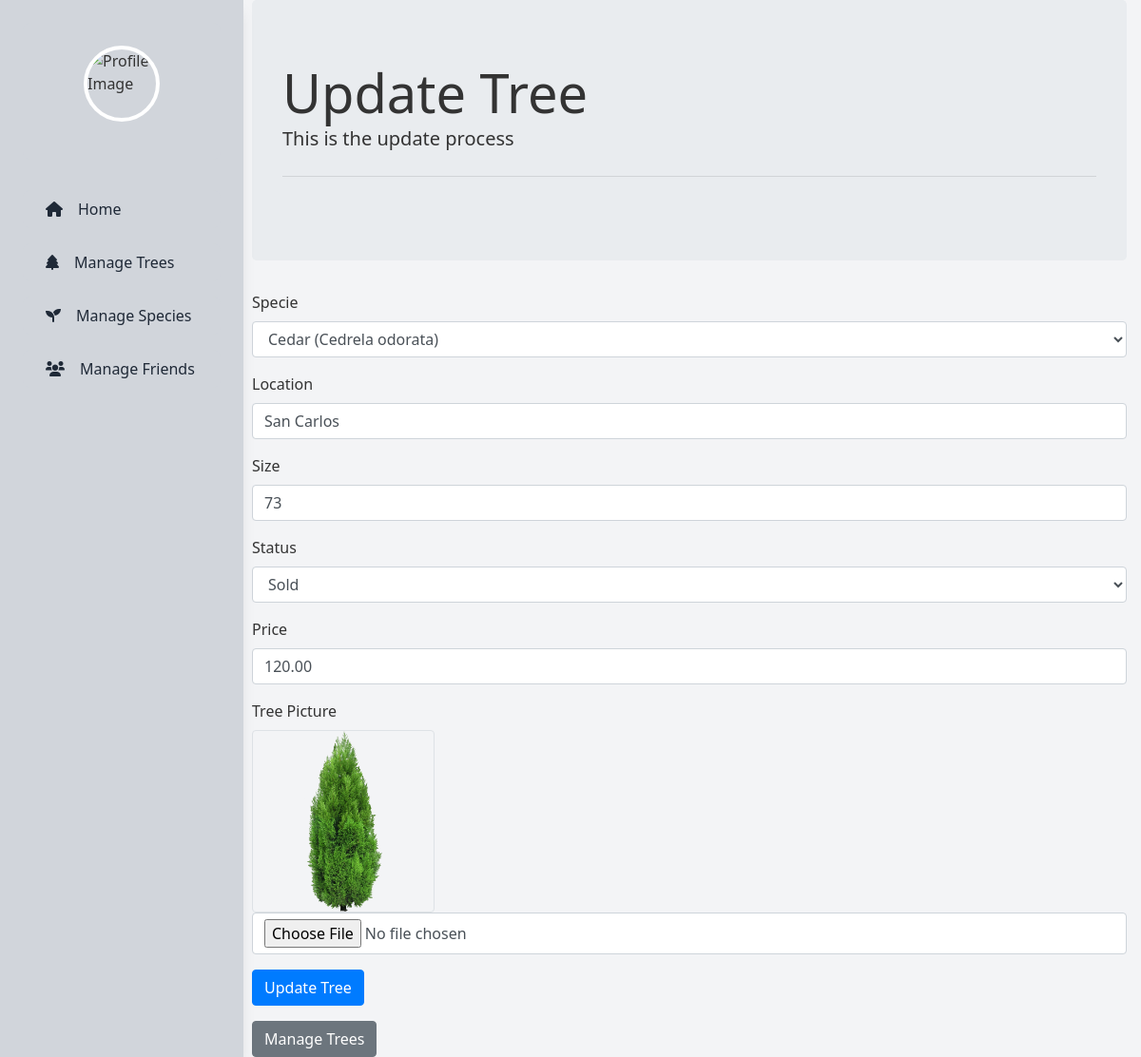
/administrator/update_tree.php?id=2, run on an earlier commit of the app's database.
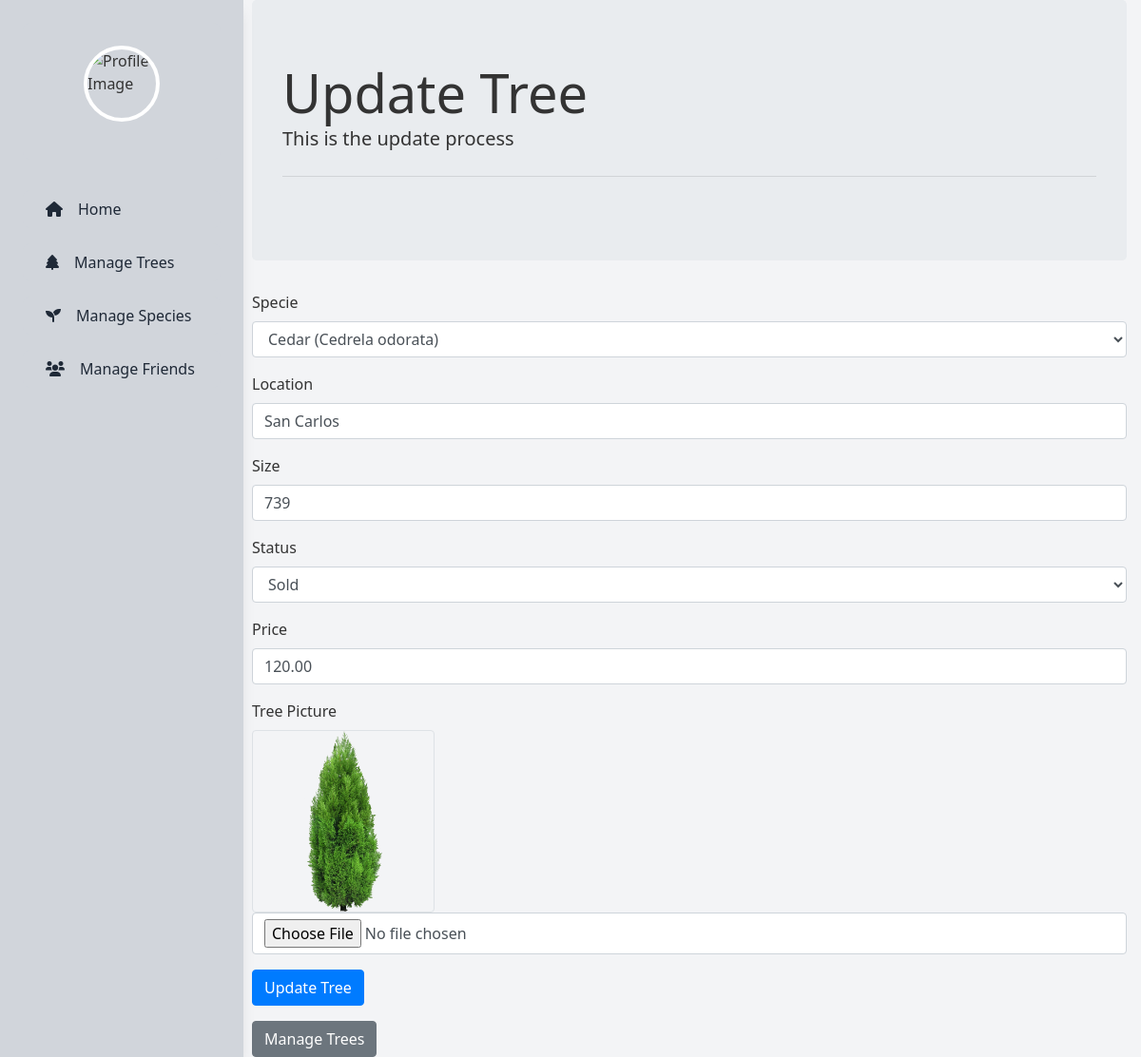
And on a later commit of the database.
### tables this page shows
CREATE TABLE `trees` (
  `Id_Tree` int(11) NOT NULL,
  `Specie_Id` int(11) DEFAULT NULL,
  `Location` varchar(255) NOT NULL,
  `Size` int(11) NOT NULL,
  `StatusT` int(1) NOT NULL DEFAULT 1,
  `Price` decimal(10,2) NOT NULL,
  `Photo_Path` varchar(255) DEFAULT NULL
);

CREATE TABLE `species` (
  `Id_Specie` int(11) NOT NULL,
  `Commercial_Name` varchar(100) DEFAULT NULL,
  `Scientific_Name` varchar(100) DEFAULT NULL,
  `StatusS` int(2) DEFAULT 1
);

### utils/administrator/admin_functions.php (called while the page is built, shortened)
<?php
function getConnection(): bool|mysqli {
    $servername = "localhost";
    $username   = "root";
    $password   = "";
    $dbname     = "mytrees";
    try {
        $conn = new mysqli($servername, $username, $password, $dbname, 3306);
        return $conn;
    } catch (Exception $e) {
        echo "Error de conexión: " . $e->getMessage();
        return false;
    }
}
function getSpecies(): array {
    $conn = getConnection();
    $species = [];
    if ($conn) {
        $query = "
            SELECT Id_Specie, Commercial_Name, Scientific_Name
            FROM species
            WHERE StatusS = 1
        ";
        $result = mysqli_query($conn, $query);
        if ($result) {
            while ($row = mysqli_fetch_assoc($result)) {
                $species[] = [
                    'Id_Specie'          => $row['Id_Specie'],
                    'Commercial_Name'    => $row['Commercial_Name'],
                    'Scientific_Name'    => $row['Scientific_Name'],
                ];
            }
        } else {
            echo "Query error: " . mysqli_error($conn);
        }
    } else {
        echo "Connection error: " . mysqli_connect_error();
    }
    return $species;
}
function getTreeById($id_tree): array {
    $conn = getConnection();
    $trees = [];
    if ($conn) {
        $query = "
            SELECT Id_Tree, Specie_Id, Location, Size, StatusT, Price, Photo_Path
            FROM trees
            WHERE Id_Tree = ?
        ";
        $stmt = mysqli_prepare($conn, $query);
        mysqli_stmt_bind_param($stmt, 'i', $id_tree);
        mysqli_stmt_execute($stmt);
        $result = mysqli_stmt_get_result($stmt);
        if ($result) {
            while ($row = mysqli_fetch_assoc($result)) {
                $trees[] = [
                    'Id_Tree'       => $row['Id_Tree'],
                    'Specie_Id'     => $row['Specie_Id'],
                    'Location'      => $row['Location'],
                    'Size'          => $row['Size'],
                    'StatusT'       => $row['StatusT'],
                    'Price'         => $row['Price'],
                    'Photo_Path'    => $row['Photo_Path'],
                ];
            }
        } else {
            echo "Query error: " . mysqli_error($conn);
        }
    } else {
        echo "Connection error: " . mysqli_connect_error();
    }
    return $trees;
}

### administrator/update_tree.php (the view, shortened to what the changed rows need)
<?php
require_once '../inc/header_admin.php';
require_once('../utils/administrator/admin_functions.php');
$uploads_folder = "../uploads_tree/";
    $tree = null;
    if (isset($_GET['id'])) {
        $id_tree    = (int)$_GET['id'];
        $treeID     = getTreeById($id_tree);
        $species    = getSpecies();
        if (!is_array($treeID) || empty($treeID)) {
            die("Tree not found.");
        } else {
            $tree = $treeID[0];
        }
    }
?>
<link href="https://cdn.jsdelivr.net/npm/tailwindcss@2.2.19/dist/tailwind.min.css" rel="stylesheet">
<div class="container-fluid">
    <div class="jumbotron">
        <h1 class="display-4">Update Tree</h1>
    </div>
    <form method="post" action="../actions/administrator/update_tree.php" enctype="multipart/form-data">
        <div class="form-group">
            <label for="specie_id">Specie</label>
            <select id="specie_id" class="form-control" name="specie_id">
                <?php foreach ($species as $specie): ?>
                    <option value="<?php echo $specie['Id_Specie']; ?>"
                        <?php echo ($specie['Id_Specie'] == $tree['Specie_Id']) ? 'selected' : ''; ?>>
                        <?php echo htmlspecialchars($specie['Commercial_Name']) . " (" . htmlspecialchars($specie['Scientific_Name']) . ")"; ?>
                    </option>
                <?php endforeach; ?>
            </select>
        </div>
        <div class="form-group">
            <label for="location">Location</label>
            <input id="location" class="form-control" type="text" name="location" value="<?php echo htmlspecialchars($tree['Location']); ?>">
        </div>
        <div class="form-group">
            <label for="size">Size</label>
            <input id="size" class="form-control" type="number" name="size" value="<?php echo htmlspecialchars($tree['Size']); ?>">
        </div>
        <div class="form-group">
            <label for="statusT">Status</label>
            <select id="statusT" class="form-control" name="statusT">
                <option value="0" <?php if ($tree['StatusT'] == 0) echo 'selected'; ?>>Sold</option>
            </select>
        </div>
        <div class="form-group">
            <label for="price">Price</label>
            <input id="price" class="form-control" type="number" name="price" value="<?php echo htmlspecialchars($tree['Price']); ?>">
        </div>
        <div class="form-group">
            <div class="w-48 h-48 flex items-center justify-center bg-gray-100 border rounded">
                <img id="imagePreview"
                    src="<?php echo !empty($tree['Photo_Path']) ? htmlspecialchars($uploads_folder . $tree['Photo_Path'] . '?' . time()) : ''; ?>"
                    alt="Tree Picture"
                    class="max-w-full max-h-full object-contain">
            </div>
        </div>
    </form>
</div>

What changed in the data, as far as the page shows it:
changed trees "San Carlos": size "73" → "739"
